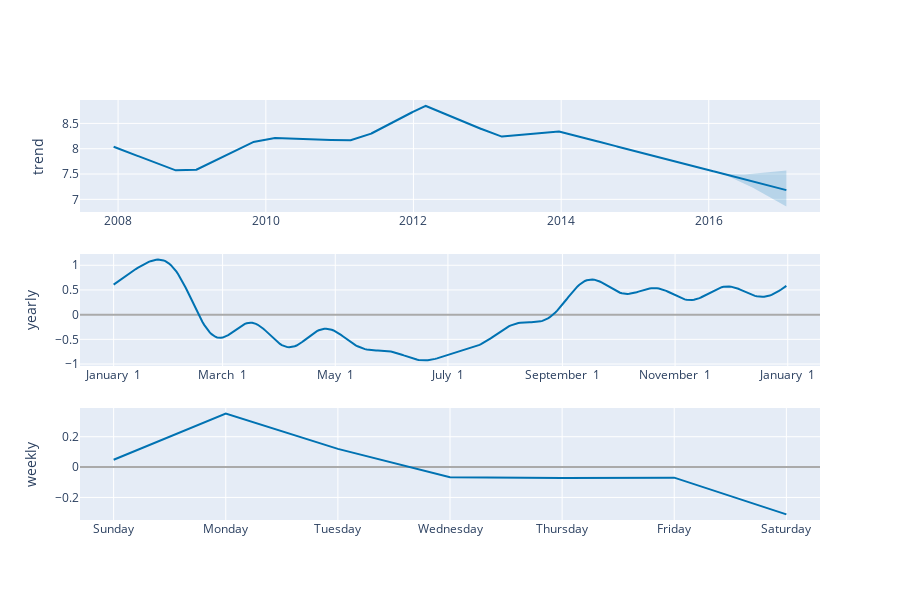

Notebook source saved alongside this figure:
### Code cell
plot_components_plotly(m,forecast)

### Figure 1 — Plotly figure (JSON) as saved in the notebook; plotly's stock layout.template omitted (floating-point values rounded to 4 significant figures; data arrays with more than 128 entries replaced by an {"elided": "..."} marker saying what was removed)
{"data": [{"line": {"color": "#0072B2", "width": 2}, "mode": "lines", "name": "trend", "type": "scatter", "x": {"elided": "3270 str values"}, "xaxis": "x", "y": {"elided": "3270 float values"}, "yaxis": "y"}, {"line": {"color": "rgba(0, 114, 178, 0.2)", "width": 0}, "mode": "lines", "name": "trend_upper", "type": "scatter", "x": {"elided": "3270 str values"}, "xaxis": "x", "y": {"elided": "3270 float values"}, "yaxis": "y"}, {"fill": "tonexty", "fillcolor": "rgba(0, 114, 178, 0.2)", "line": {"color": "rgba(0, 114, 178, 0.2)", "width": 0}, "mode": "lines", "name": "trend_lower", "type": "scatter", "x": {"elided": "3270 str values"}, "xaxis": "x", "y": {"elided": "3270 float values"}, "yaxis": "y"}, {"line": {"color": "#0072B2", "width": 2}, "mode": "lines", "name": "yearly", "type": "scatter", "x": {"elided": "365 str values"}, "xaxis": "x2", "y": {"elided": "365 float values"}, "yaxis": "y2"}, {"line": {"color": "#0072B2", "width": 2}, "mode": "lines", "name": "weekly", "type": "scatter", "x": ["2017-01-01T00:00:00", "2017-01-02T00:00:00", "2017-01-03T00:00:00", "2017-01-04T00:00:00", "2017-01-05T00:00:00", "2017-01-06T00:00:00", "2017-01-07T00:00:00"], "xaxis": "x3", "y": [0.04828, 0.3523, 0.1197, -0.06666, -0.07226, -0.06959, -0.3117], "yaxis": "y3"}], "layout": {"height": 600, "showlegend": false, "width": 900, "xaxis": {"anchor": "y", "domain": [0, 1], "range": ["2007-06-26T14:24:00", "2017-07-04T09:36:00"], "type": "date"}, "xaxis2": {"anchor": "y2", "domain": [0, 1], "range": ["2016-12-13T18:54:02.958904115", "2018-01-18T11:04:57.863013581"], "tickformat": "%B %e", "type": "date"}, "xaxis3": {"anchor": "y3", "domain": [0, 1], "range": ["2016-12-31T16:48:00", "2017-01-07T07:12:00"], "tickformat": "%A", "type": "date"}, "yaxis": {"anchor": "x", "domain": [0.7333, 1], "rangemode": "normal", "title": {"text": "trend"}, "zerolinecolor": "#AAA"}, "yaxis2": {"anchor": "x2", "domain": [0.3667, 0.6333], "title": {"text": "yearly"}, "zerolinecolor": "#AAA"}, "yaxis3": {"anchor": "x3", "domain": [0, 0.2667], "title": {"text": "weekly"}, "zerolinecolor": "#AAA"}}}
